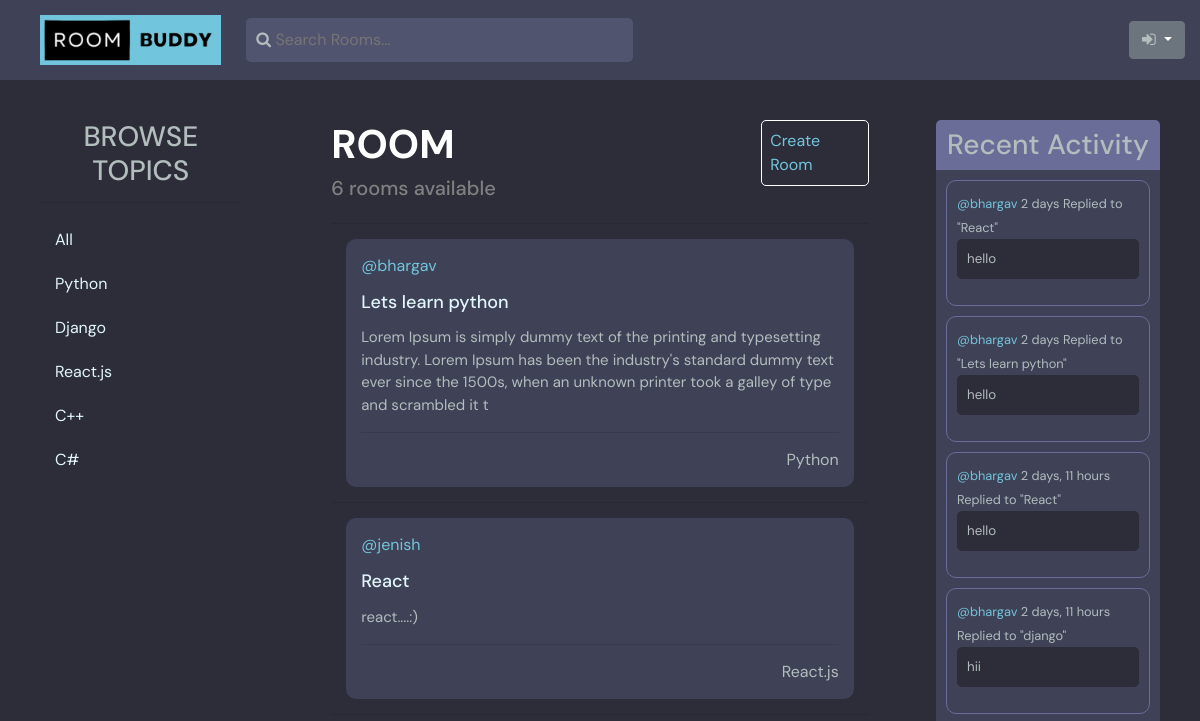
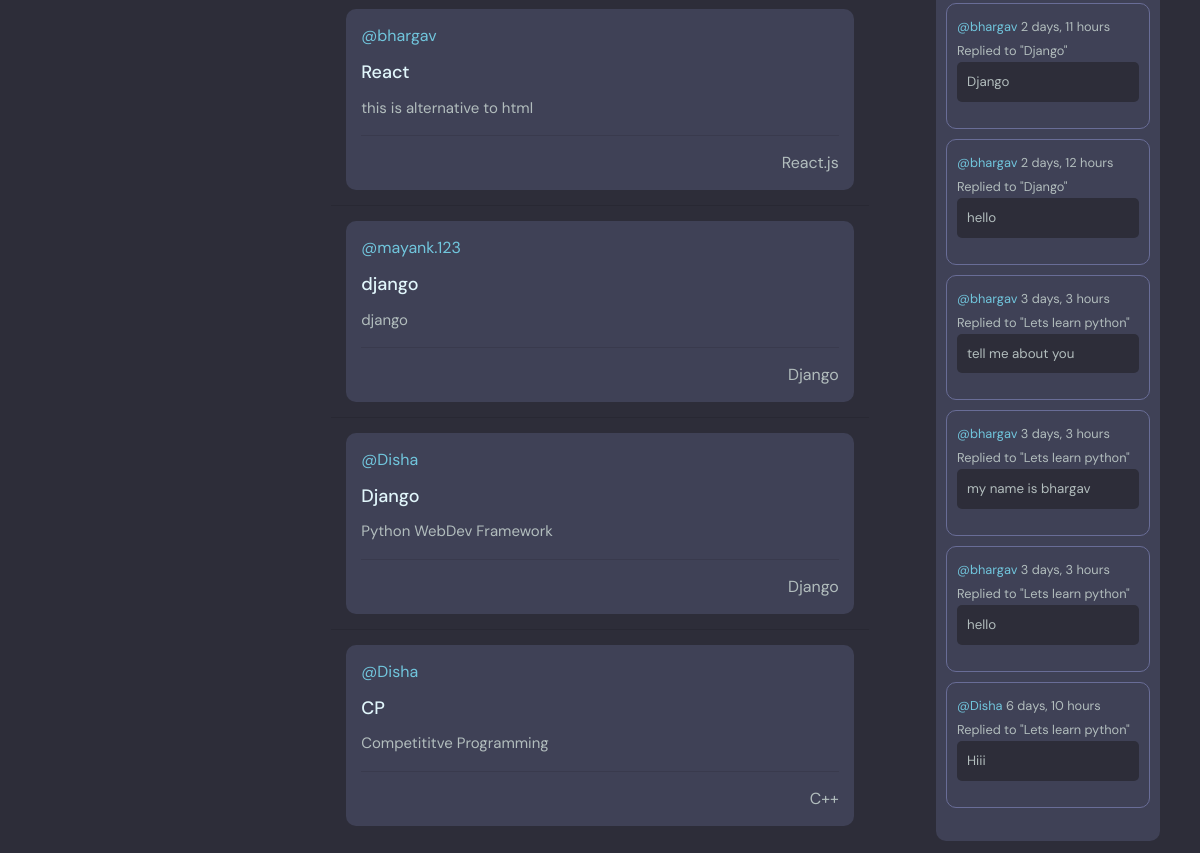
The app's page /, older data (2 pictures, top to bottom).
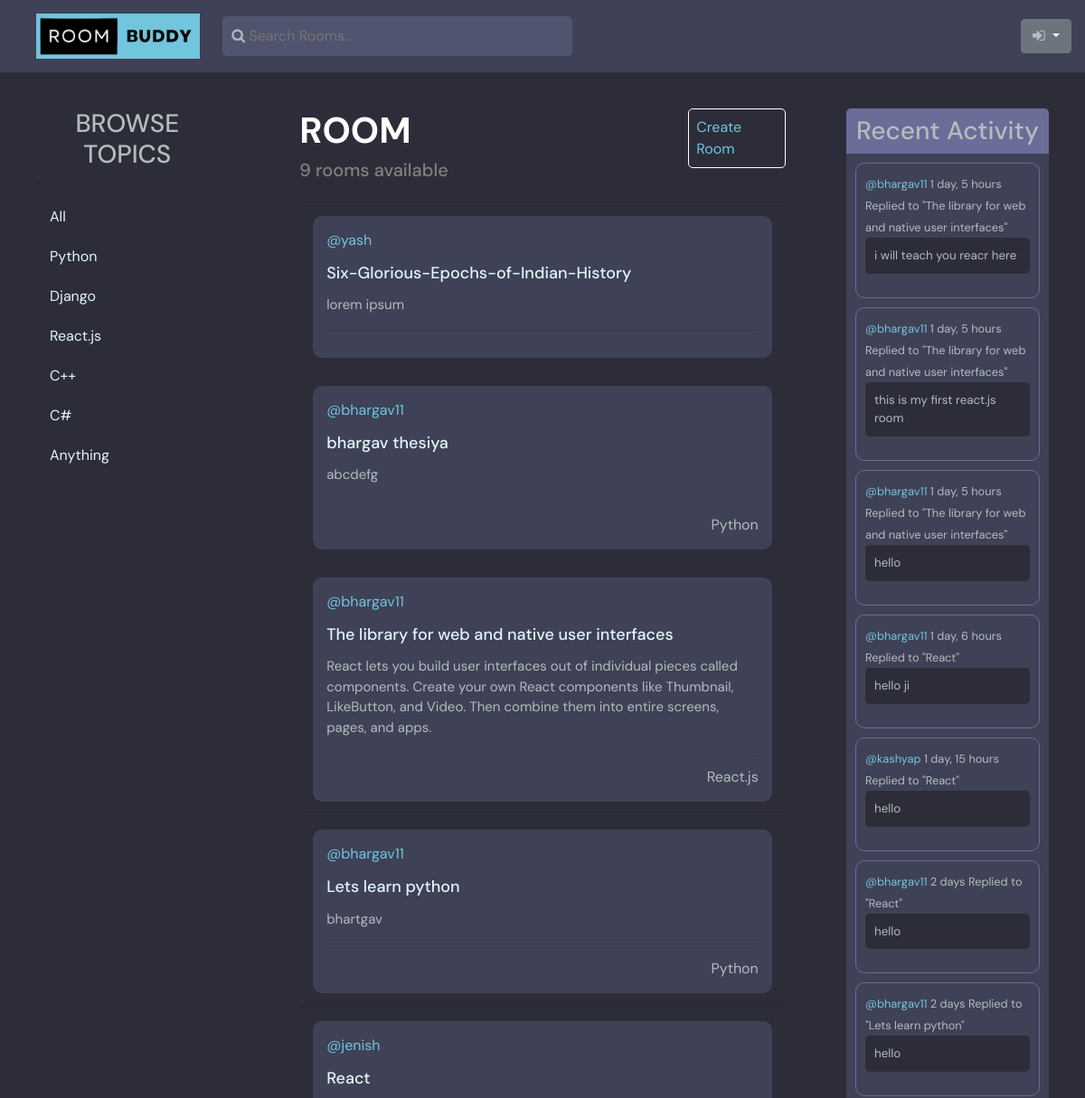
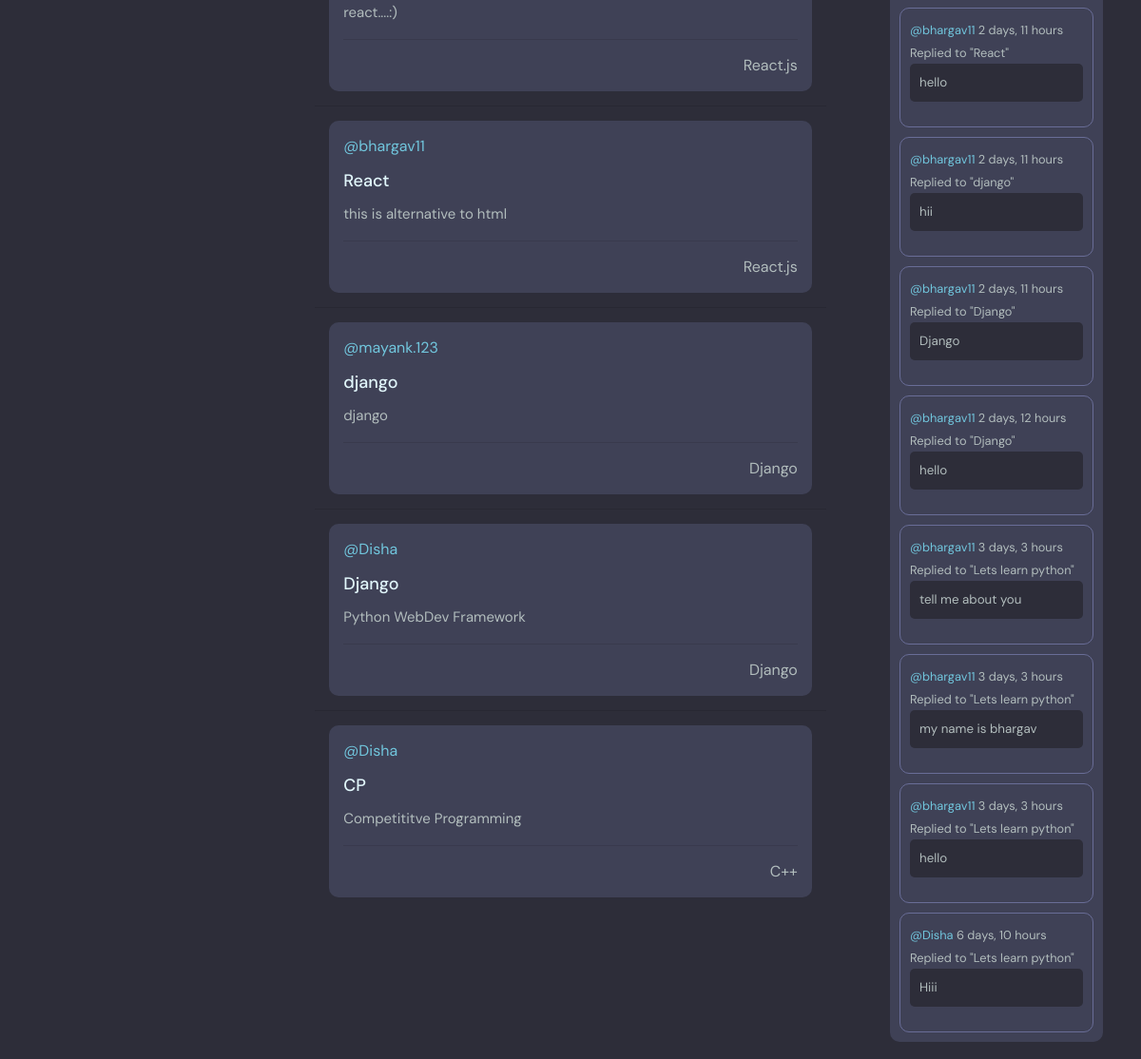
The same page, newer data (2 pictures, top to bottom).
### polls/models.py (models this page shows)
class Topic(models.Model):
    name = models.CharField(max_length=200)
    def __str__(self):
        return self.name

class Room(models.Model):
    host = models.ForeignKey(User, on_delete=models.SET_NULL, null=True)
    topic = models.ForeignKey(Topic, on_delete=models.SET_NULL, null=True)
    name = models.CharField(max_length=200)
    description = models.TextField(null=True, blank=True)
    participants = models.ManyToManyField(User, related_name='participants', blank=True)
    updated = models.DateTimeField(auto_now=True)
    created = models.DateTimeField(auto_now_add=True)
    class Meta:
        ordering = ['-updated', '-created']
    def __str__(self):
        return str(self.name)

class Message(models.Model):
    user = models.ForeignKey(User, on_delete=models.CASCADE)
    room = models.ForeignKey(Room, on_delete=models.CASCADE)
    body = models.TextField()
    updated = models.DateTimeField(auto_now=True)
    created = models.DateTimeField(auto_now_add=True)
    class Meta:
        ordering = ['-updated', '-created']
    def __str__(self):
        return self.body[0:50]

### polls/views.py (the view)
# urls.py: 2. Add a URL to urlpatterns:  path('', views.home, name='home')
def home(request):
    if request.GET.get('q') != None:
        q = request.GET.get('q')
    else:
        q = ''
    rooms = Room.objects.filter(
        Q(topic__name__icontains = q) |
        Q(name__icontains = q) |
        Q(description__icontains = q)
    )
    topic = Topic.objects.all()
    room_count = rooms.count()
    room_messages = Message.objects.filter(Q(room__topic__name__icontains=q))
    context = { 'rooms' : rooms, 'topics' : topic, 'room_count' : room_count, 'room_messages' : room_messages }
    return render(request, 'polls/home.html', context)

### polls/templates/polls/home.html (shortened to what this page needs)
{% extends 'main.html' %}
     {% block content%}
    <div class="home-container">
        <div>
            {% include 'polls/topics_component.html' %}
        </div>
        <div class="feed-container">
            <div class="room-head">
                 <div>
                <h1>ROOM</h1>
                <h5 style="color: grey">{{room_count}} rooms available</h5>
                </div>
                <div>
                <a href="{% url 'create-room' %}">Create Room</a>
                </div>
            </div>
            {% include 'polls/feed_component.html' %}
        </div>
        <div class="activity-container">
            {% include 'polls/activity_component.html' %}
        </div>
    </div>
{% endblock%}

### polls/templates/polls/topics_component.html
<div class="topics-container">
        <div>
            <h3>BROWSE TOPICS</h3>
            <hr>
            <div class="topics-name">
                <a href="{% url 'home' %}">All</a>
            </div>
            {% for topic in topics %}
            <div class="topics-name">
                <a href="{% url 'home' %}?q={{topic.name}}">{{topic}}</a>
            </div>
            {% endfor %}
        </div>
</div>

### polls/templates/polls/feed_component.html (shortened to what this page needs)
  {% for room in rooms%}
  <hr>
       <div class="room-content">
         <a href="{% url 'user-profile' room.host.id %}"> @{{room.host.username}}</a>
         <h2><a href="{% url 'room' room.id %}">{{room.name}}</a></h2>
         <p>{{room.description}}</p>
         <hr>
         <div class="feed-foot">
           <div>
             <span>{{room.topic.name}}</span>
           </div>
         </div>
       </div>
  {% endfor %}

### polls/templates/polls/activity_component.html (shortened to what this page needs)
            <h3>Recent Activity</h3>
            {% for message in room_messages %}
                <div>
                    <small><a href="{% url 'user-profile' message.user.id %}" >@{{message.user}}</a>  {{message.created|timesince}} </small>
                    <small>Replied to "{{message.room}}"</small>
                    <p>
                        {{message}}
                    </p>
                </div>
            {% endfor %}

Row changes from the older to the newer data that the page shows:
added Topic: name "Anything"
added Room: host.username "yash", name "Six-Glorious-Epochs-of-Indian-History", description "lorem ipsum"
added Room: host.username "bhargav11", name "bhargav thesiya", description "abcdefg", topic.name "Python"
added Room: host.username "bhargav11", name "The library for web and native user interfaces", description "React lets you build user interfaces out of individual pieces called components. Create your own React components like Thumbnail, LikeButton, and Video. Then combine them into entire screens, pages, and apps.", topic.name "React.js"
changed Room "Lets learn python": host.username "bhargav" → "bhargav11"; description "Lorem Ipsum is simply dummy text of the printing and typesetting industry. Lorem Ipsum has been the industry's standard dummy text ever since the 1500s, when an unknown printer took a galley of type and scrambled it t" → "bhartgav"
changed through a linked row, Room "this is alternative to html": host.username "bhargav" → "bhargav11"
added Message: user "bhargav11", created "1 day, 5 hours", room "The library for web and native user interfaces", body "i will teach you reacr here"
added Message: user "bhargav11", created "1 day, 5 hours", room "The library for web and native user interfaces", body "this is my first react.js room"
added Message: user "bhargav11", created "1 day, 5 hours", room "The library for web and native user interfaces", body "hello"
added Message: user "bhargav11", created "1 day, 6 hours", room "React", body "hello ji"
added Message: user "kashyap", created "1 day, 15 hours", room "React", body "hello"
changed through a linked row, Message (number 6 of 15 on the later page): user "bhargav" → "bhargav11"
changed through a linked row, Message (number 7 of 15 on the later page): user "bhargav" → "bhargav11"
changed through a linked row, Message (number 8 of 15 on the later page): user "bhargav" → "bhargav11"
changed through a linked row, Message "hii": user "bhargav" → "bhargav11"
changed through a linked row, Message (number 10 of 15 on the later page): user "bhargav" → "bhargav11"
changed through a linked row, Message "2 days, 12 hours": user "bhargav" → "bhargav11"
changed through a linked row, Message "tell me about you": user "bhargav" → "bhargav11"
changed through a linked row, Message "my name is bhargav": user "bhargav" → "bhargav11"
changed through a linked row, Message (number 14 of 15 on the later page): user "bhargav" → "bhargav11"
Text that changed along with them:
{{ room_count }}: "6" → "9"
